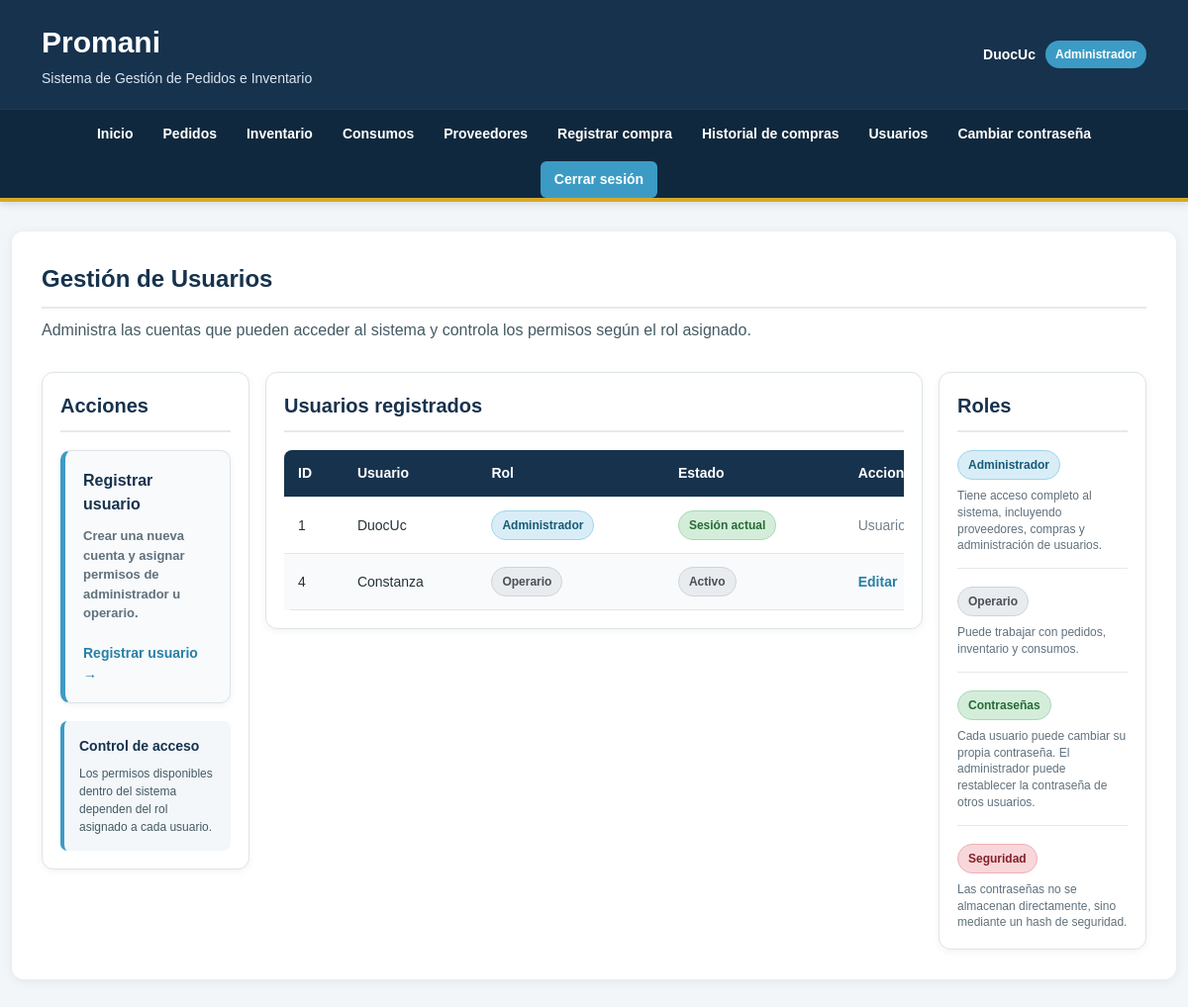
/usuarios (signed in), run on the app's committed database.
### tables this page shows
CREATE TABLE usuarios (
    id INTEGER PRIMARY KEY AUTOINCREMENT,
    usuario TEXT NOT NULL UNIQUE,
    contrasena_hash TEXT NOT NULL,
    rol TEXT NOT NULL DEFAULT 'usuario'
);

### app.py (the view)
@app.route("/usuarios")
def usuarios():
    conexion = sqlite3.connect("promani.db")
    conexion.row_factory = sqlite3.Row
    usuarios_registrados = conexion.execute("""
        SELECT
            id,
            usuario,
            rol
        FROM usuarios
        ORDER BY id ASC
    """).fetchall()
    conexion.close()
    return render_template(
        "usuarios.html",
        usuarios=usuarios_registrados
    )

### app.py (called while the page is built)
@app.before_request
def proteger_sistema():
    rutas_publicas = [
        "login",
        "static"
    ]
    rutas_administrador = [
        "proveedores",
        "nuevo_proveedor",
        "nueva_compra",
        "compras",
        "usuarios",
        "nuevo_usuario",
        "editar_usuario",
        "eliminar_usuario",
        "restablecer_contrasena"
    ]
    if request.endpoint not in rutas_publicas:
        if "usuario_id" not in session:
            return redirect(url_for("login"))
    if request.endpoint in rutas_administrador:
        if session.get("rol") != "administrador":
            return redirect(url_for("inicio"))

### templates/usuarios.html (shortened to what this page needs)
{% extends "base.html" %}
{% block content %}
<div class="pedidos-contenedor">
    <section class="pedidos-encabezado">
        <h2>
            Gestión de Usuarios
        </h2>
        <p>
            Administra las cuentas que pueden acceder al sistema
            y controla los permisos según el rol asignado.
        </p>
    </section>
    <section class="pedidos-layout">
        <aside class="pedidos-panel pedidos-lateral">
            <h3 class="titulo-panel-pedidos">
                Acciones
            </h3>
            <div class="pedidos-tarjetas">
                <a
                    href="/nuevo-usuario"
                    class="acceso-card pedido-card"
                >
                    <div class="acceso-contenido">
                        <h3>
                            Registrar usuario
                        </h3>
                        <p>
                            Crear una nueva cuenta y asignar
                            permisos de administrador u operario.
                        </p>
                    </div>
                    <span class="acceso-ir">
                        Registrar usuario →
                    </span>
                </a>
            </div>
            <div class="info-pedido">
                <h4>
                    Control de acceso
                </h4>
                <p>
                    Los permisos disponibles dentro del sistema
                    dependen del rol asignado a cada usuario.
                </p>
            </div>
        </aside>
        <section class="pedidos-panel pedidos-central">
            <h3 class="titulo-panel-pedidos">
                Usuarios registrados
            </h3>
            {% if usuarios %}
                <div class="tabla-pedidos">
                    <table>
                        <thead>
                            <tr>
                                <th>ID</th>
                                <th>Usuario</th>
                                <th>Rol</th>
                                <th>Estado</th>
                                <th>Acciones</th>
                            </tr>
                        </thead>
                        <tbody>
                            {% for usuario in usuarios %}
                                <tr>
                                    <td>
                                        {{ usuario["id"] }}
                                    </td>
                                    <td>
                                        {{ usuario["usuario"] }}
                                    </td>
                                    <td>
                                        {% if usuario["rol"] == "administrador" %}
                                            <span class="estado estado-produccion">
                                                Administrador
                                            </span>
                                        {% else %}
                                            <span class="estado estado-entregado">
                                                Operario
                                            </span>
                                        {% endif %}
                                    </td>
                                    <td>
                                        {% if usuario["id"] == session["usuario_id"] %}
                                            <span class="estado estado-terminado">
                                                Sesión actual
                                            </span>
                                        {% else %}
                                            <span class="estado estado-entregado">
                                                Activo
                                            </span>
                                        {% endif %}
                                    </td>
                                    <td>
                                        {% if usuario["id"] != session["usuario_id"] %}
                                            <a
                                                href="/editar-usuario/{{ usuario['id'] }}"
                                                class="enlace-editar"
                                            >
                                                Editar
                                            </a>
                                        {% else %}
                                            <span style="color: #71808a;">
                                                Usuario actual
                                            </span>
                                        {% endif %}
                                    </td>
                                </tr>
                            {% endfor %}
                        </tbody>
                    </table>
                </div>
            {% else %}
                <p>
                    Aún no existen usuarios registrados.
                </p>
            {% endif %}
        </section>
        <aside class="pedidos-panel pedidos-lateral">
            <h3 class="titulo-panel-pedidos">
                Roles
            </h3>
            <div class="lista-estados">
                <div class="estado-item">
                    <span class="estado estado-produccion">
                        Administrador
                    </span>
                    <p>
                        Tiene acceso completo al sistema,
                        incluyendo proveedores, compras
                        y administración de usuarios.
                    </p>
                </div>
                <div class="estado-item">
                    <span class="estado estado-entregado">
                        Operario
                    </span>
                    <p>
                        Puede trabajar con pedidos,
                        inventario y consumos.
                    </p>
                </div>
                <div class="estado-item">
                    <span class="estado estado-terminado">
                        Contraseñas
                    </span>
                    <p>
                        Cada usuario puede cambiar su propia contraseña.
                        El administrador puede restablecer la contraseña
                        de otros usuarios.
                    </p>
                </div>
                <div class="estado-item">
                    <span class="estado estado-atrasado">
                        Seguridad
                    </span>
                    <p>
                        Las contraseñas no se almacenan directamente,
                        sino mediante un hash de seguridad.
                    </p>
                </div>
            </div>
        </aside>
    </section>
</div>
{% endblock %}

### templates/base.html (shortened to what this page needs)
<!DOCTYPE html>
<html lang="es">
<head>
    <link
        rel="stylesheet"
        href="{{ url_for('static', filename='style.css') }}"
    >
    <link
        rel="stylesheet"
        href="{{ url_for('static', filename='formularios.css') }}"
    >
</head>
<body>
    <header class="encabezado-principal">
        <div class="encabezado-contenido">
            <div class="marca">
                <h1>
                    Promani
                </h1>
                <p>
                    Sistema de Gestión de Pedidos e Inventario
                </p>
            </div>
            <div class="usuario-header">
                <span>
                    {{ session["usuario"] }}
                </span>
                <span class="rol-usuario">
                    {{ session["rol"] }}
                </span>
            </div>
        </div>
        <nav
            class="barra-navegacion"
            id="barra-navegacion"
        >
            <a href="/">
                Inicio
            </a>
            <a href="/pedidos">
                Pedidos
            </a>
            <a href="/inventario">
                Inventario
            </a>
            <a href="/consumos">
                Consumos
            </a>
            {% if session["rol"] == "administrador" %}
                <a href="/proveedores">
                    Proveedores
                </a>
                <a href="/nueva-compra">
                    Registrar compra
                </a>
                <a href="/compras">
                    Historial de compras
                </a>
                <a href="/usuarios">
                    Usuarios
                </a>
            {% endif %}
            <a href="/cambiar-contrasena">
                Cambiar contraseña
            </a>
            <a
                href="/logout"
                class="cerrar-sesion"
            >
                Cerrar sesión
            </a>
        </nav>
    </header>
    <main>
        {% block content %}
        {% endblock %}
    </main>
</body>
</html>

### data on the page
usuarios: usuario "DuocUc", rol "Administrador", id "1", shows "Sesión actual", shows "Usuario actual"
usuarios: id "4", usuario "Constanza", rol "Operario", shows "Activo"
